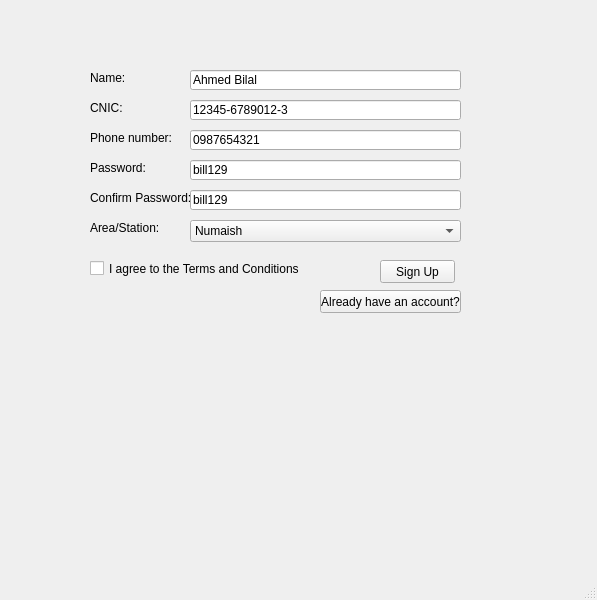
<?xml version="1.0" encoding="UTF-8"?>
<ui version="4.0">
 <class>MainWindow</class>
 <widget class="QMainWindow" name="MainWindow">
  <property name="geometry">
   <rect>
    <x>0</x>
    <y>0</y>
    <width>597</width>
    <height>600</height>
   </rect>
  </property>
  <property name="windowTitle">
   <string>MainWindow</string>
  </property>
  <widget class="QWidget" name="centralwidget">
   <widget class="QLineEdit" name="Pass">
    <property name="geometry">
     <rect>
      <x>190</x>
      <y>160</y>
      <width>271</width>
      <height>20</height>
     </rect>
    </property>
    <property name="text">
     <string>bill129</string>
    </property>
   </widget>
   <widget class="QPushButton" name="alreadyaccbtn">
    <property name="geometry">
     <rect>
      <x>320</x>
      <y>290</y>
      <width>141</width>
      <height>23</height>
     </rect>
    </property>
    <property name="text">
     <string>Already have an account?</string>
    </property>
   </widget>
   <widget class="QLabel" name="label_2">
    <property name="geometry">
     <rect>
      <x>90</x>
      <y>100</y>
      <width>81</width>
      <height>16</height>
     </rect>
    </property>
    <property name="text">
     <string>CNIC:</string>
    </property>
   </widget>
   <widget class="QLabel" name="label_4">
    <property name="geometry">
     <rect>
      <x>90</x>
      <y>130</y>
      <width>101</width>
      <height>16</height>
     </rect>
    </property>
    <property name="text">
     <string>Phone number:</string>
    </property>
   </widget>
   <widget class="QLineEdit" name="PhoneNum">
    <property name="geometry">
     <rect>
      <x>190</x>
      <y>130</y>
      <width>271</width>
      <height>20</height>
     </rect>
    </property>
    <property name="text">
     <string>0987654321</string>
    </property>
   </widget>
   <widget class="QPushButton" name="signupBtn">
    <property name="geometry">
     <rect>
      <x>380</x>
      <y>260</y>
      <width>75</width>
      <height>23</height>
     </rect>
    </property>
    <property name="text">
     <string>Sign Up</string>
    </property>
   </widget>
   <widget class="QLineEdit" name="Name">
    <property name="geometry">
     <rect>
      <x>190</x>
      <y>70</y>
      <width>271</width>
      <height>20</height>
     </rect>
    </property>
    <property name="text">
     <string>Ahmed Bilal</string>
    </property>
   </widget>
   <widget class="QCheckBox" name="agree_checkbox">
    <property name="geometry">
     <rect>
      <x>90</x>
      <y>260</y>
      <width>231</width>
      <height>17</height>
     </rect>
    </property>
    <property name="text">
     <string>I agree to the Terms and Conditions</string>
    </property>
   </widget>
   <widget class="QLineEdit" name="CNIC">
    <property name="geometry">
     <rect>
      <x>190</x>
      <y>100</y>
      <width>271</width>
      <height>20</height>
     </rect>
    </property>
    <property name="text">
     <string>12345-6789012-3</string>
    </property>
   </widget>
   <widget class="QLabel" name="label">
    <property name="geometry">
     <rect>
      <x>90</x>
      <y>70</y>
      <width>61</width>
      <height>16</height>
     </rect>
    </property>
    <property name="text">
     <string>Name:</string>
    </property>
   </widget>
   <widget class="QLineEdit" name="confirmPass">
    <property name="geometry">
     <rect>
      <x>190</x>
      <y>190</y>
      <width>271</width>
      <height>20</height>
     </rect>
    </property>
    <property name="text">
     <string>bill129</string>
    </property>
   </widget>
   <widget class="QLabel" name="label_6">
    <property name="geometry">
     <rect>
      <x>90</x>
      <y>160</y>
      <width>101</width>
      <height>16</height>
     </rect>
    </property>
    <property name="text">
     <string>Password:</string>
    </property>
   </widget>
   <widget class="QLabel" name="label_7">
    <property name="geometry">
     <rect>
      <x>90</x>
      <y>190</y>
      <width>101</width>
      <height>16</height>
     </rect>
    </property>
    <property name="text">
     <string>Confirm Password:</string>
    </property>
   </widget>
   <widget class="QLabel" name="label_8">
    <property name="geometry">
     <rect>
      <x>90</x>
      <y>220</y>
      <width>101</width>
      <height>16</height>
     </rect>
    </property>
    <property name="text">
     <string>Area/Station:</string>
    </property>
   </widget>
   <widget class="QComboBox" name="area_combobox">
    <property name="geometry">
     <rect>
      <x>190</x>
      <y>220</y>
      <width>271</width>
      <height>22</height>
     </rect>
    </property>
    <item>
     <property name="text">
      <string>Numaish</string>
     </property>
    </item>
    <item>
     <property name="text">
      <string>Malir</string>
     </property>
    </item>
    <item>
     <property name="text">
      <string>Power House</string>
     </property>
    </item>
    <item>
     <property name="text">
      <string>Korangi</string>
     </property>
    </item>
   </widget>
  </widget>
  <widget class="QMenuBar" name="menubar">
   <property name="geometry">
    <rect>
     <x>0</x>
     <y>0</y>
     <width>597</width>
     <height>24</height>
    </rect>
   </property>
  </widget>
  <widget class="QStatusBar" name="statusbar"/>
 </widget>
 <resources/>
 <connections/>
</ui>
